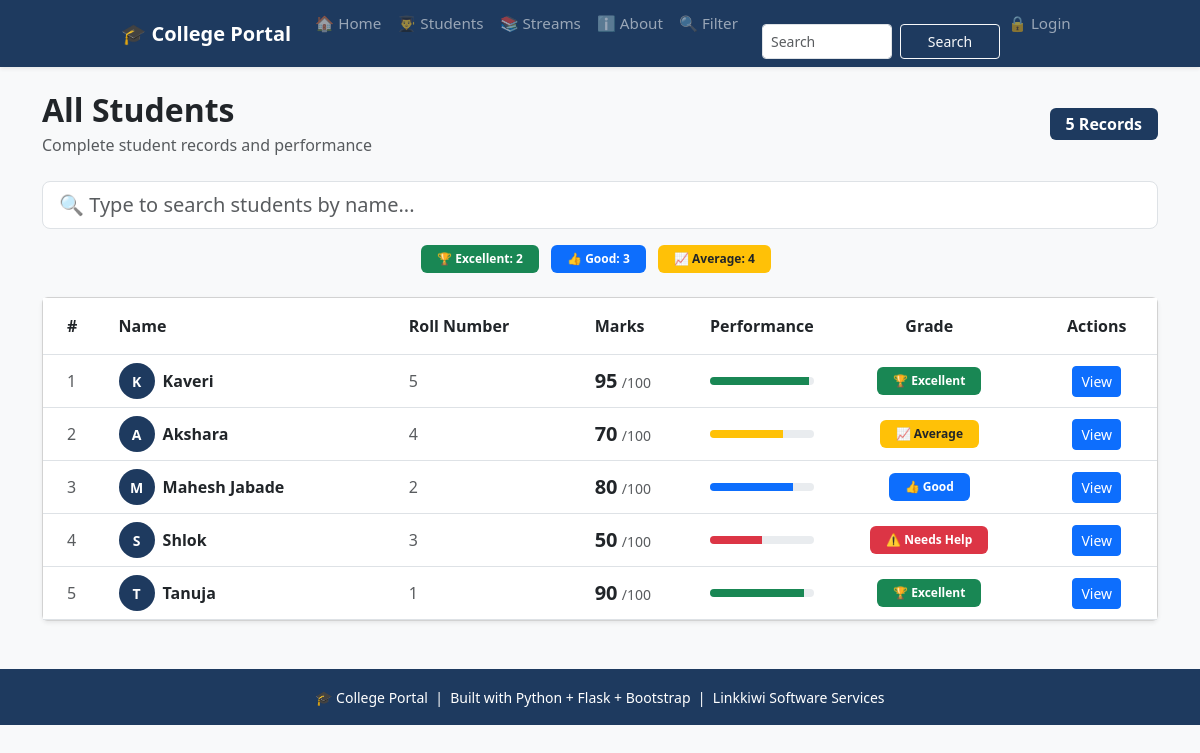
Before: /students with the older database file.
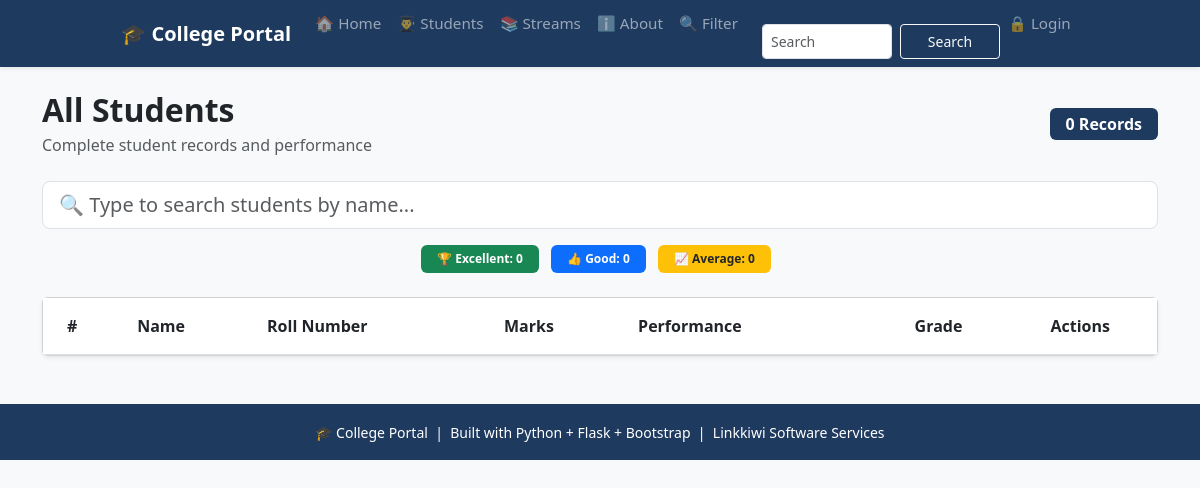
After: the same page with the newer database file.
### tables this page shows
CREATE TABLE students (
                    id INTEGER PRIMARY KEY AUTOINCREMENT,
                    name TEXT NOT NULL,
                    roll INTEGER NOT NULL,
                    marks INTEGER NOT NULL,
                    subject TEXT NOT NULL,
                    attendance INTEGER DEFAULT 0
                 );

### app.py (the view)
@app.route("/students")
def students_page():
    conn = get_db()
    students = conn.execute('SELECT * FROM students ORDER BY id DESC').fetchall()
    conn.close()
    return render_template("students.html", students=students)

### database.py (called while the page is built)
def get_db():
   conn = sqlite3.connect('myproject.db')
   conn.row_factory = sqlite3.Row  # To access columns by name
   return conn

### templates/students.html (shortened to what the changed rows need)
{% extends 'base.html' %}
{% block content %}
<div class="d-flex justify-content-between align-items-center mb-4">
    <div>
        <h2 class="fw-bold mb-1">All Students</h2>
        <p class="text-muted mb-0">
        </p>
    </div>
    <span class="badge fs-6 px-3 py-2"
          style="background-color: #1e3a5f;">
        {{ students|length }} Records
    </span>
</div>
<div class="row mb-4">
    {% set excellent = students|selectattr('marks','ge',90)|list %}
    {% set good      = students|selectattr('marks','ge',75)|list %}
    {% set average   = students|selectattr('marks','ge',60)|list %}
    <div class="col text-center">
        <span class="badge bg-success px-3 py-2 me-2">
            🏆 Excellent: {{ excellent|length }}
        </span>
        <span class="badge bg-primary px-3 py-2 me-2">
            👍 Good: {{ good|length }}
        </span>
        <span class="badge bg-warning text-dark px-3 py-2 me-2">
            📈 Average: {{ average|length }}
        </span>
    </div>
</div>
<div class="card shadow-sm">
    <div class="card-body p-0">
        <div class="table-responsive">
            <table class="table table-hover mb-0">
                <thead style="background-color: #1e3a5f; color:white;">
                    <tr>
                        <th class="py-3 ps-4">#</th>
                        <th class="py-3">Name</th>
                        <th class="py-3">Roll Number</th>
                        <th class="py-3">Marks</th>
                        <th class="py-3">Performance</th>
                        <th class="py-3 text-center">Grade</th>
                        <th class="py-3 text-center">Actions</th>
                    </tr>
                </thead>
                <tbody id="tableBody">
                    {% for student in students %}
                    <tr class="align-middle" data-name="{{ student.name|lower }}">
                        <td class="ps-4 text-muted">
                            {{ loop.index }}
                        </td>
                    <td>
                        <div class="d-flex align-items-center">
                            <div class="rounded-circle d-flex align-items-center
                                        justify-content-center me-2 text-white fw-bold"
                                 style="width:36px; height:36px; font-size:14px;
                                        background-color: #1e3a5f;">
                                {{ student.name[0] }}
                            </div>
                            <span class="fw-bold">{{ student.name }}</span>
                        </div>
                    </td>
                    <td class="text-muted">{{ student.roll }}</td>
                    <td>
                        <span class="fw-bold fs-5">{{ student.marks }}</span>
                        <span class="text-muted small">/100</span>
                    </td>
                    <td style="width:120px;">
                        <div class="progress" style="height:8px;">
                            <div class="progress-bar
                                {% if student.marks >= 90 %}bg-success
                                {% elif student.marks >= 75 %}bg-primary
                                {% elif student.marks >= 60 %}bg-warning
                                {% else %}bg-danger{% endif %}"
                                style="width: {{ student.marks|default(0) }}%;">
                            </div>
                        </div>
                    </td>
                    <td class="text-center">
                        {% if student.marks >= 90 %}
                            <span class="badge bg-success px-3 py-2">
                                🏆 Excellent
                            </span>
                        {% elif student.marks >= 75 %}
                            <span class="badge bg-primary px-3 py-2">
                                👍 Good
                            </span>
                        {% elif student.marks >= 60 %}
                            <span class="badge bg-warning text-dark px-3 py-2">
                                📈 Average
                            </span>
                        {% else %}
                            <span class="badge bg-danger px-3 py-2">
                                ⚠️ Needs Help
                            </span>
                        {% endif %}
                    </td>
                    <td class="text-center text-nowrap">
                        <a href="{{ url_for('student_detail', id=student.id) }}"
                           class="btn btn-sm btn-primary">
                            View
                        </a>
                    </td>
                </tr>
                {% endfor %}
            </tbody>
        </table>
    </div>
</div>
</div>
{% endblock %}

Changed rows visible on the page:
removed students: name "K", name "Kaveri", roll "5", marks "95", shows "🏆 Excellent"
removed students: name "A", name "Akshara", roll "4", marks "70", shows "📈 Average"
removed students: name "M", name "Mahesh Jabade", roll "2", marks "80", shows "👍 Good"
removed students: name "S", name "Shlok", roll "3", marks "50", shows "⚠️ Needs Help"
removed students: name "T", name "Tanuja", roll "1", marks "90", shows "🏆 Excellent"
Other visible differences:
{{ students|length }}: "5" → "0"
{{ excellent|length }}: "2" → "0"
{{ good|length }}: "3" → "0"
{{ average|length }}: "4" → "0"
